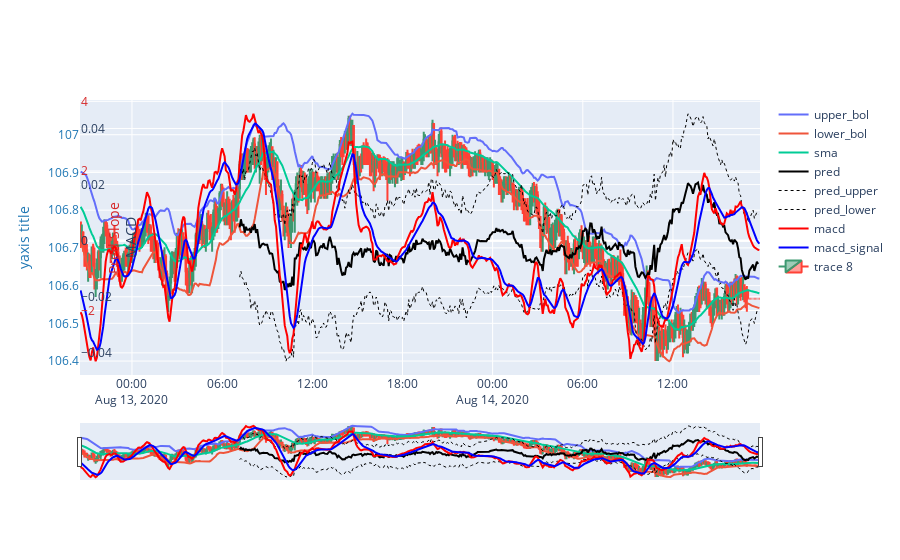

Notebook code cell kept with this figure:
### Code cell
tick = 'USDJPY=X'

hf.runPrediction(tick,seq_length=128, lookback='2d', interval='5m')

### Figure 1 — Plotly figure (JSON) as saved in the notebook; plotly's stock layout.template omitted (floating-point values rounded to 4 significant figures; data arrays with more than 128 entries replaced by an {"elided": "..."} marker saying what was removed)
{"data": [{"mode": "lines", "name": "upper_bol", "type": "scatter", "x": {"elided": "543 str values"}, "y": {"elided": "543 float values"}}, {"mode": "lines", "name": "lower_bol", "type": "scatter", "x": {"elided": "543 str values"}, "y": {"elided": "543 float values"}}, {"mode": "lines", "name": "sma", "type": "scatter", "x": {"elided": "543 str values"}, "y": {"elided": "543 float values"}}, {"line": {"color": "black", "width": 2}, "name": "pred", "type": "scatter", "x": {"elided": "543 str values"}, "y": {"elided": "543 float values"}, "yaxis": "y2"}, {"line": {"color": "black", "dash": "dot", "width": 1}, "name": "pred_upper", "type": "scatter", "x": {"elided": "543 str values"}, "y": {"elided": "543 float values"}, "yaxis": "y2"}, {"line": {"color": "black", "dash": "dot", "width": 1}, "name": "pred_lower", "type": "scatter", "x": {"elided": "543 str values"}, "y": {"elided": "543 float values"}, "yaxis": "y2"}, {"line": {"color": "red", "width": 2}, "name": "macd", "type": "scatter", "x": {"elided": "543 str values"}, "y": {"elided": "543 float values"}, "yaxis": "y3"}, {"line": {"color": "blue", "width": 2}, "name": "macd_signal", "type": "scatter", "x": {"elided": "543 str values"}, "y": {"elided": "543 float values"}, "yaxis": "y3"}, {"close": {"elided": "543 float values"}, "high": {"elided": "543 float values"}, "low": {"elided": "543 float values"}, "open": {"elided": "543 float values"}, "type": "candlestick", "x": {"elided": "543 str values"}}], "layout": {"autosize": true, "xaxis": {"autorange": true, "range": ["2020-08-12 20:32:30", "2020-08-14 17:47:30"], "rangeslider": {"autorange": true, "range": ["2020-08-12 20:32:30", "2020-08-14 17:47:30"], "yaxis": {"_template": null, "rangemode": "match"}}, "type": "date"}, "yaxis": {"autorange": true, "range": [106.4, 107.1], "tickfont": {"color": "#1f77b4"}, "title": {"font": {"color": "#1f77b4"}, "text": "yaxis title"}, "type": "linear"}, "yaxis2": {"anchor": "free", "autorange": true, "overlaying": "y", "range": [-3.85, 4.038], "side": "right", "tickfont": {"color": "#d62728"}, "title": {"font": {"color": "#d62728"}, "text": "Pred Slope"}, "type": "linear"}, "yaxis3": {"anchor": "free", "autorange": true, "overlaying": "y", "range": [-0.04789, 0.05015], "side": "right", "title": {"text": "MACD"}, "type": "linear"}}}
